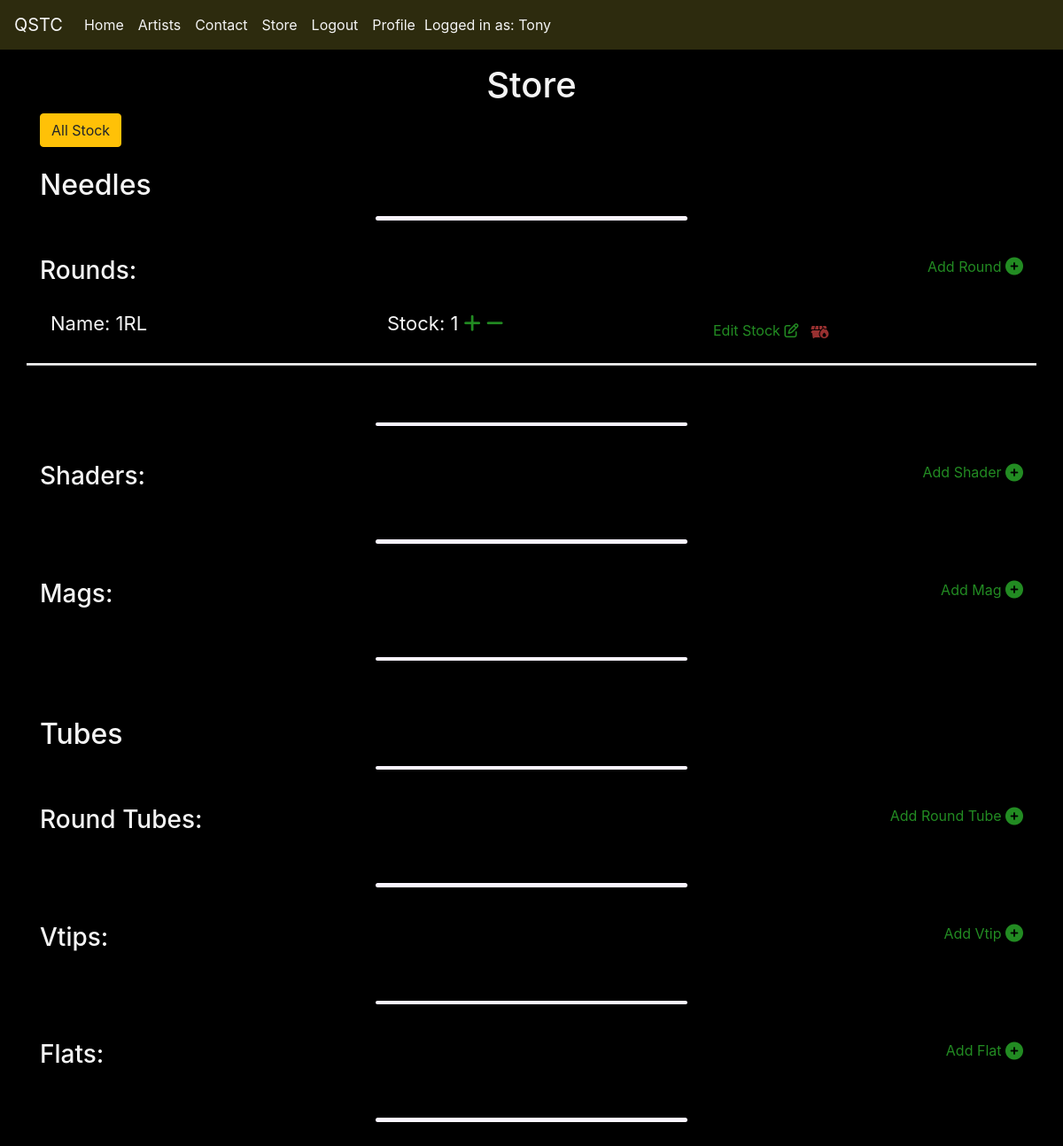
Before: /shop/shop/ (signed in) with the older database file.
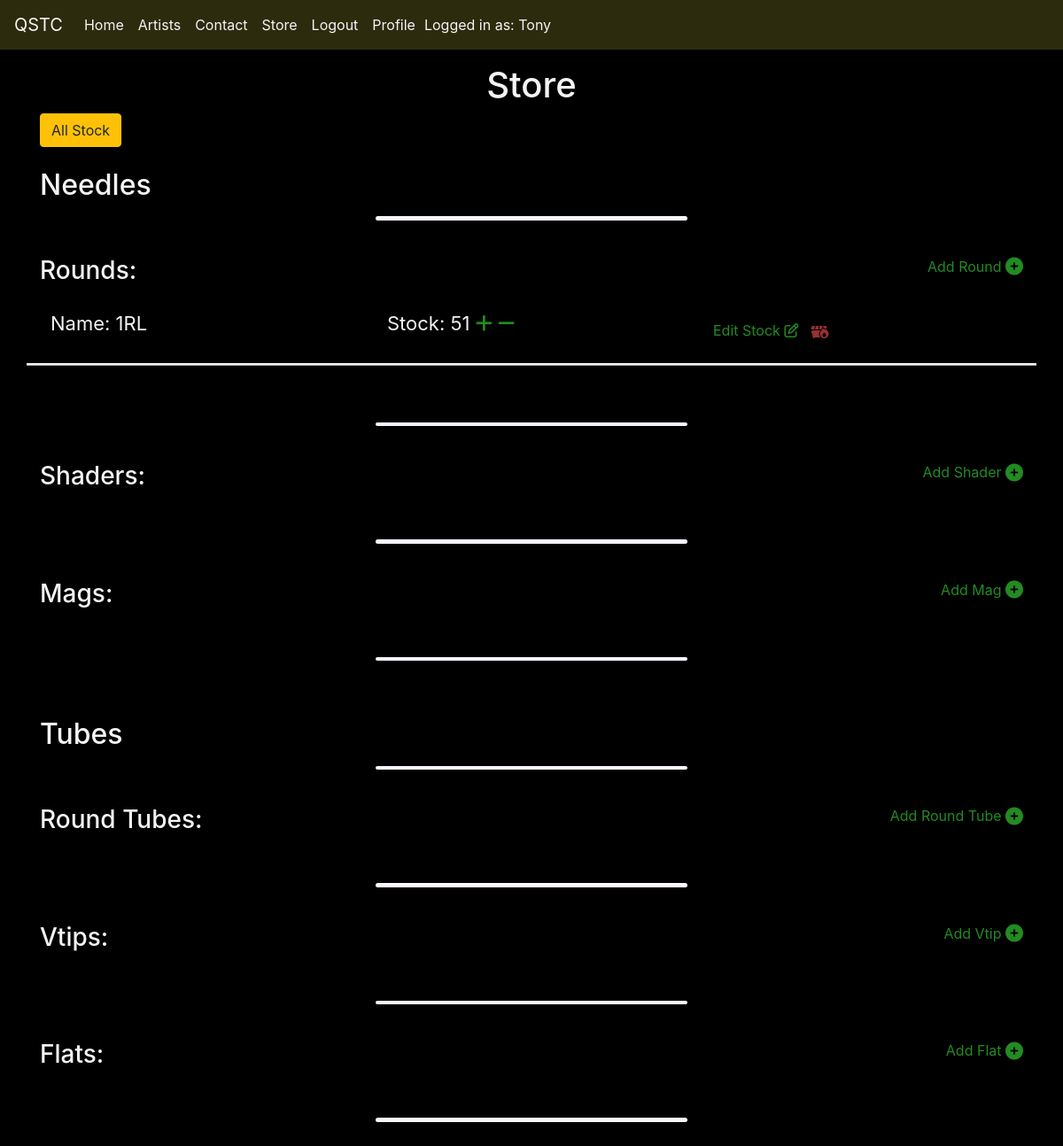
After: the same page with the newer database file.
### shop/models.py (models this page shows, shortened)
class Round(models.Model):
    name = models.CharField(max_length=50)
    size = models.IntegerField()
    liner = models.CharField(max_length=32, choices=liner_choices, default=RL)
    ton = models.CharField(max_length=20, choices=NT_CHOICES, default=Needles)
    stock = models.IntegerField()

### shop/views.py (the view)
# urls.py: path('shop/', include('shop.urls')),
@login_required
def shop(request):
    if request.user.profile.staff_access:
        rounds = Round.objects.order_by("name")
        shaders = Shader.objects.order_by("name")
        mags = Mag.objects.order_by("name")
        tubes = RoundTube.objects.order_by("name")
        vtips = Vtip.objects.order_by("name")
        flats = Flat.objects.order_by("name")
        return render(
            request,
            "shop.html",
            {
                "rounds": rounds,
                "shaders": shaders,
                "mags": mags,
                "tubes": tubes,
                "vtips": vtips,
                "flats": flats,
            },
        )
    else:
        messages.error(
            request, "You Don't Have The Required Permissions", extra_tags="alert"
        )
        return redirect("index")

### shop/templates/shop.html (shortened to what this page needs)
{% extends 'base.html' %} {% load static %} {% block page_title %} QSTC - Store {% endblock %}
{% block content %}
<div class="row">
    <div class="col-12">
        <div class="h1 text-center">Store</div>
        <a href="{% url 'get_all_stock' %}" role="button" class="btn btn-warning" id="all-stock" aria-disabled="false">All Stock</a>
    </div>
</div>
<br>
<h2>Needles</h2>
<hr class="bar-thin">
<br>
<div class="row">
    <div class="col-6">
        <h3>Rounds:</h3>
    </div>
    <div class="col-6">
        <a href="{% url 'add_round' %}" class="add-links">
            <span>Add Round</span>
            <i class="fas fa-plus-circle fa-lg"></i>
        </a>
    </div>
    <br>
    <br>
</div>
{% for r in rounds %}
<div class="row stock-line">
    <div class="col-4">
        <p class="stock-line-item">Name: {{ r.name }}</p>
    </div>
    <div class="col-4">
        <p class="stock-line-item">Stock: {{ r.stock }} <a href="{% url 'plus_round' r.id %}"><span><i class="fas fa-plus"></i></span></a><a href="{% url 'minus_round' r.id %}"> <span><i class="fas fa-minus"></i></span></a></p>
    </div>
    <div class="col-4">
        <div class="stock-line-buttons">
            <a href="{% url 'edit_round' r.id %}" class="add-links">
                <span>Edit Stock</span>
                <i class="far fa-edit"></i>
            </a>
            <br>
            <form class="" method="post" action="{% url 'delete_round' r.id %}">
                <button class="btn delete-btn" type="submit"><i class="fas fa-dumpster-fire"></i></button>
            </form>
        </div>
    </div>
</div>
<br>
{% endfor %}
<br>
<hr class="bar-thin">
<br>
<div class="row">
    <div class="col-6">
        <h3>Shaders:</h3>
    </div>
    <div class="col-6">
        <a href="{% url 'add_shader' %}" class="add-links">
            <span>Add Shader</span>
            <i class="fas fa-plus-circle fa-lg"></i>
        </a>
    </div>
    <br>
    <br>
</div>
<br>
<hr class="bar-thin">
<br>
<div class="row">
    <div class="col-6">
        <h3>Mags:</h3>
    </div>
    <div class="col-6">
        <a href="{% url 'add_mag' %}" class="add-links">
            <span>Add Mag</span>
            <i class="fas fa-plus-circle fa-lg"></i>
        </a>
    </div>
    <br>
    <br>
</div>
<br>
<hr class="bar-thin">
<br>
<br>
<h2>Tubes</h2>
<hr class="bar-thin">
<br>
<div class="row">
    <div class="col-6">
        <h3>Round Tubes:</h3>
    </div>
    <div class="col-6">
        <a href="{% url 'add_round_tube' %}" class="add-links">
            <span>Add Round Tube</span>
            <i class="fas fa-plus-circle fa-lg"></i>
        </a>
    </div>
    <br>
    <br>
</div>
<br>
<hr class="bar-thin">
<br>
<div class="row">
    <div class="col-6">
        <h3>Vtips:</h3>
    </div>
    <div class="col-6">
        <a href="{% url 'add_vtip' %}" class="add-links">
            <span>Add Vtip</span>
            <i class="fas fa-plus-circle fa-lg"></i>
        </a>
    </div>
    <br>
    <br>
</div>
<br>
<hr class="bar-thin">
<br>
<div class="row">
    <div class="col-6">
        <h3>Flats:</h3>
    </div>
    <div class="col-6">
        <a href="{% url 'add_flat' %}" class="add-links">
            <span>Add Flat</span>
            <i class="fas fa-plus-circle fa-lg"></i>
        </a>
    </div>
    <br>
    <br>
</div>
<br>
<hr class="bar-thin">
<br>
{% endblock %}

Changed rows visible on the page:
changed Round "1RL": stock "1" → "51"
